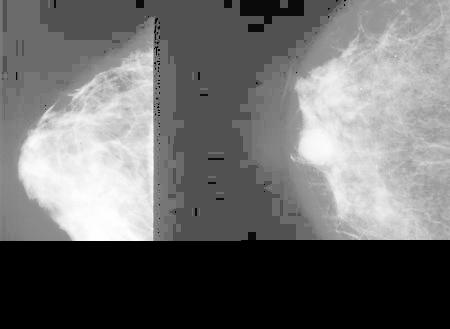
#> input picture Final/imagenEcualizada.jpg, 450 x 329 px
$ python aux.py
#> lines starting #> are read from the running program, lines starting #| are printed output that depends on the picture
import cv2
import numpy as np

# Carga la imagen
image = cv2.imread('imagenEcualizada.jpg', cv2.IMREAD_GRAYSCALE)
#> image is the input picture: shape (329, 450); min 0, max 255, mean 109.3

# Definir el filtro Prewitt horizontal
kernel_x = np.array([[-1, 0, 1],
                     [-1, 0, 1],
                     [-1, 0, 1]])

# Definir el filtro Prewitt vertical
kernel_y = np.array([[-1, -1, -1],
                     [0, 0, 0],
                     [1, 1, 1]])

# Aplicar la convolución con los filtros Prewitt
horizontal_edge = cv2.filter2D(image, -1, kernel_x)
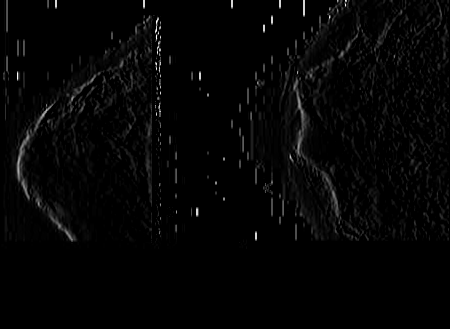
#> horizontal_edge: shape (329, 450); min 0, max 255, mean 4.8
vertical_edge = cv2.filter2D(image, -1, kernel_y)
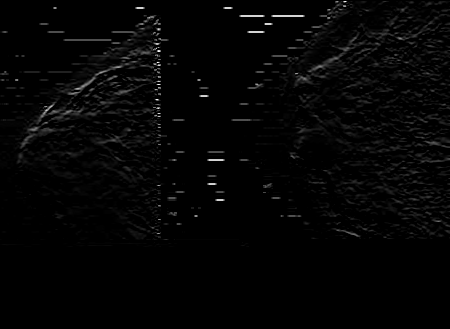
#> vertical_edge: shape (329, 450); min 0, max 255, mean 4.6

# Aumentar el contraste de las imágenes
horizontal_edge_contrast = cv2.convertScaleAbs(horizontal_edge, alpha=2, beta=0)
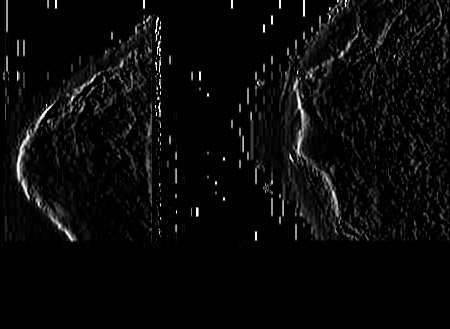
#> horizontal_edge_contrast: shape (329, 450); min 0, max 255, mean 9.3
vertical_edge_contrast = cv2.convertScaleAbs(vertical_edge, alpha=2, beta=0)
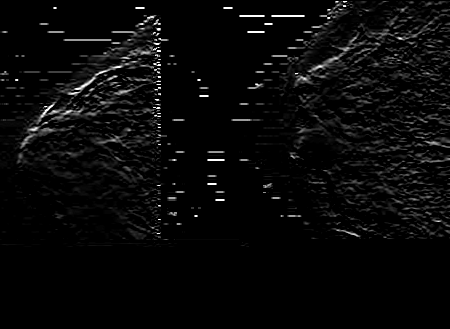
#> vertical_edge_contrast: shape (329, 450); min 0, max 255, mean 8.8

# Mostrar las imágenes resultantes
cv2.imshow('Horizontal Edge (Contrast)', horizontal_edge_contrast)
cv2.imshow('Vertical Edge (Contrast)', vertical_edge_contrast)
cv2.waitKey(0)
cv2.destroyAllWindows()

$ run again, with Final/imagenConFiltro.jpg copied over Final/imagenEcualizada.jpg
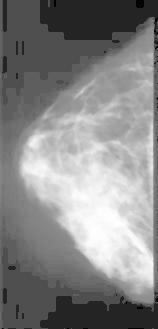
#> input picture Final/imagenConFiltro.jpg, 158 x 329 px
#> image is the input picture: shape (329, 158); min 0, max 255, mean 134.1
#> `horizontal_edge_contrast = cv2.convertScaleAbs(horizontal_edge, alpha=..`:
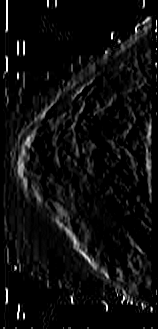
#> horizontal_edge_contrast: shape (329, 158); min 0, max 255, mean 14.1
#> `vertical_edge_contrast = cv2.convertScaleAbs(vertical_edge, alpha=2, b..`:
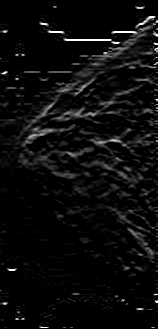
#> vertical_edge_contrast: shape (329, 158); min 0, max 255, mean 11.9
